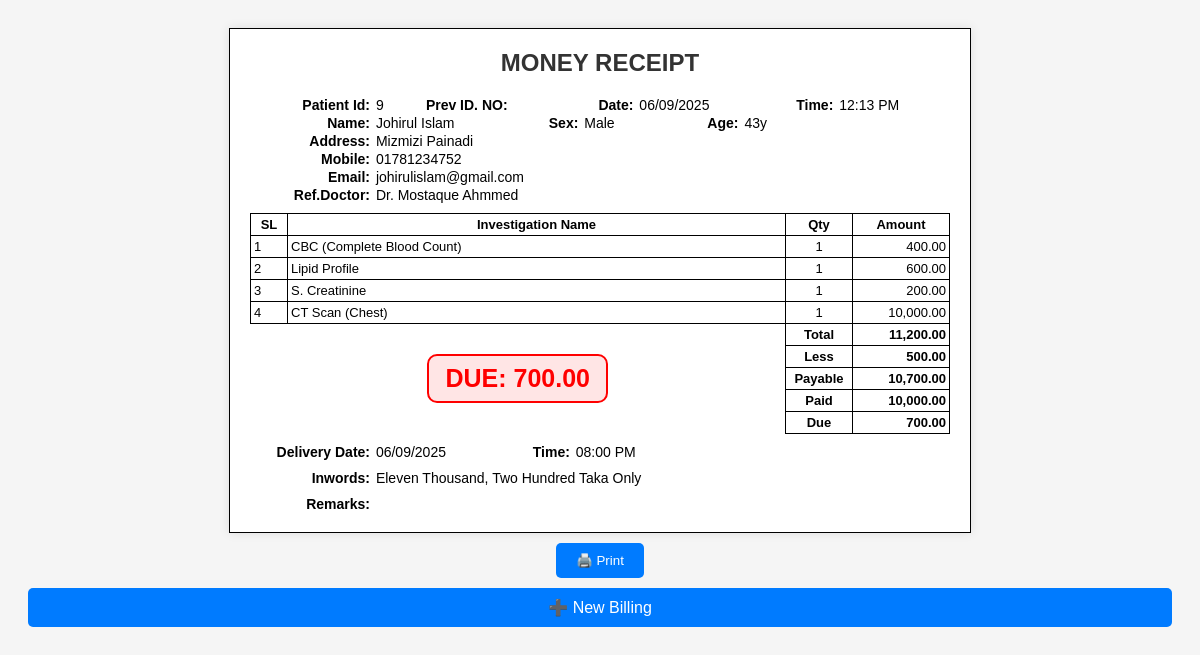
Page /receipt.php?patient_id=9 on the committed database.
### tables this page shows
CREATE TABLE patients (
        patient_id INTEGER PRIMARY KEY AUTOINCREMENT,
        old_id TEXT,
        date TEXT,
        patient_name TEXT,
        sex TEXT,
        age TEXT,
        phone TEXT,
        email TEXT,
        ref_doctors TEXT,
        ref_name TEXT,
        delivery_date TEXT,
        delivery_time TEXT,
        remarks TEXT,
        less_total REAL,
        less_percent_total REAL,
        paid REAL,
        send_sms INTEGER,
        send_email INTEGER,
        created_at TEXT,
        updated_at TEXT,
        address TEXT
    );

CREATE TABLE billing (
        id INTEGER PRIMARY KEY AUTOINCREMENT,
        patient_id INTEGER,
        service_id TEXT,
        service_name TEXT,
        price REAL,
        unit INTEGER,
        less_percent REAL,
        less REAL,
        final_price REAL,
        FOREIGN KEY (patient_id) REFERENCES patients(patient_id) ON DELETE CASCADE
    );

### receipt.php (the view, shortened to what this page needs)
<?php
include 'db_sqlite.php';
$patient_id = $_GET['patient_id'] ?? '';
$stmt = $pdo->prepare("SELECT * FROM patients WHERE patient_id = ?");
$stmt->execute([$patient_id]);
$patient = $stmt->fetch(PDO::FETCH_ASSOC);
$stmt = $pdo->prepare("SELECT * FROM billing WHERE patient_id = ?");
$stmt->execute([$patient_id]);
$services = $stmt->fetchAll(PDO::FETCH_ASSOC);
$total = 0;
foreach ($services as $s) {
    $total += $s['final_price'];
}
$less = $patient['less_total'];
$paid = $patient['paid'];
$due = ($total - $less) - $paid;
function numberToWords($number) {
    $conjunction = ' and ';
    $separator   = ', ';
    $dictionary  = array(
        0                   => 'zero',
        1                   => 'one',
        2                   => 'two',
        3                   => 'three',
        4                   => 'four',
        5                   => 'five',
        6                   => 'six',
        7                   => 'seven',
        8                   => 'eight',
        9                   => 'nine',
        10                  => 'ten',
        11                  => 'eleven',
        12                  => 'twelve',
        13                  => 'thirteen',
        14                  => 'fourteen',
        15                  => 'fifteen',
        16                  => 'sixteen',
        17                  => 'seventeen',
        18                  => 'eighteen',
        19                  => 'nineteen',
        20                  => 'twenty',
        30                  => 'thirty',
        40                  => 'forty',
        50                  => 'fifty',
        60                  => 'sixty',
        70                  => 'seventy',
        80                  => 'eighty',
        90                  => 'ninety',
        100                 => 'hundred',
        1000                => 'thousand',
        1000000             => 'million',
        1000000000          => 'billion',
        1000000000000       => 'trillion',
        1000000000000000    => 'quadrillion',
        1000000000000000000 => 'quintillion'
    );
    $string = $fraction = null;
    switch (true) {
        case $number < 21:
            $string = $dictionary[$number];
            break;
        case $number < 1000:
            $hundreds  = $number / 100;
            $remainder = $number % 100;
            $string = $dictionary[$hundreds] . ' ' . $dictionary[100];
            break;
        default:
            $baseUnit = pow(1000, floor(log($number, 1000)));
            $numBaseUnits = (int) ($number / $baseUnit);
            $remainder = $number % $baseUnit;
            $string = numberToWords($numBaseUnits) . ' ' . $dictionary[$baseUnit];
            if ($remainder) {
                $string .= $remainder < 100 ? $conjunction : $separator;
                $string .= numberToWords($remainder);
            }
            break;
    }
    return $string;
}
$totalInWords = numberToWords($total) . ' taka only';
?>
<!DOCTYPE html>
<html>
<head>
</head>
<body>
<div class="receipt" id="printArea">
  <div class="title">MONEY RECEIPT</div>
  <div class="receipt-info">
    <strong>Patient Id:</strong> <?= $patient['patient_id'] ?> <strong>Prev ID. NO:</strong> <?= $patient['old_id'] ?> <strong>Date:</strong> <?= date('d/m/Y', strtotime($patient['date'])) ?> <strong>Time:</strong> <?= date('h:i A', strtotime($patient['created_at'])) ?>
  </div>
  <div class="receipt-info">
    <strong>Name:</strong> <?= $patient['patient_name'] ?> <strong>Sex:</strong> <?= $patient['sex'] ?> <strong>Age:</strong> <?= $patient['age'] ?>
  </div>
  <div class="receipt-info">
    <strong>Address:</strong> <?= $patient['address'] ?>
  </div>
  <div class="receipt-info">
    <strong>Mobile:</strong> <?= $patient['phone'] ?>
  </div>
  <div class="receipt-info">
    <strong>Email:</strong> <?= $patient['email'] ?? 'N/A' ?>
  </div>
  <div class="receipt-info">
    <strong>Ref.Doctor:</strong> <?= $patient['ref_doctors'] ?>
  </div>
  <table>
    <thead>
      <tr>
        <th class="col-sl">SL</th>
        <th class="col-name">Investigation Name</th>
        <th class="col-qty text-center">Qty</th>
        <th class="col-amount">Amount</th>
      </tr>
    </thead>
    <tbody>
      <?php
        foreach ($services as $index => $s) {
          $lineTotal = $s['final_price'];
          echo "<tr>
                  <td class=\"col-sl\">" . ($index + 1) . "</td>
                  <td class=\"col-name\">{$s['service_name']}</td>
                  <td class=\"col-qty text-center\">{$s['unit']}</td>
                  <td class=\"col-amount text-right\">" . number_format($lineTotal, 2) . "</td>
                </tr>";
        }
      ?>
    </tbody>
    <tfoot>
      <tr>
        <td colspan="2" rowspan="5" class="empty">
          <div class="status-container">
            <?php if ($due <= 0): ?>
              <div class="paid">PAID</div>
            <?php else: ?>
              <div class="due">DUE: <?= number_format($due, 2) ?></div>
            <?php endif; ?>
          </div>
        </td>
        <td class="col-qty label">Total</td>
        <td class="col-amount amount"><?= number_format($total, 2) ?></td>
      </tr>
      <tr>
        <td class="col-qty label">Less</td>
        <td class="col-amount amount"><?= number_format($patient['less_total'], 2) ?></td>
      </tr>
      <tr>
        <td class="col-qty label">Payable</td>
        <td class="col-amount amount"><?= number_format($total - $patient['less_total'], 2) ?></td>
      </tr>
      <tr>
        <td class="col-qty label">Paid</td>
        <td class="col-amount amount"><?= number_format($patient['paid'], 2) ?></td>
      </tr>
      <tr>
        <td class="col-qty label">Due</td>
        <td class="col-amount amount"><?= number_format(($total - $patient['less_total']) - $patient['paid'], 2) ?></td>
      </tr>
    </tfoot>
  </table>
  <div class="footer-info">
    <strong>Delivery Date:</strong> <?= date('d/m/Y', strtotime($patient['delivery_date'])) ?> <strong>Time:</strong> <?= date('h:i A', strtotime($patient['delivery_time'])) ?>
  </div>
  <div class="footer-info">
    <strong>Inwords:</strong> <?= ucwords($totalInWords) ?>
  </div>
  <div class="footer-info">
    <strong>Remarks:</strong> <?= $patient['remarks'] ?>
  </div>
</div>
<button class="btn-print" onclick="window.print()">🖨️ Print</button>
<a href="bill.php" class="btn-print">➕ New Billing</a>
</body>
</html>

### receipt.php (style rules this page uses)
body { font-family: Arial, sans-serif; padding: 20px; background-color: #f5f5f5; }
.receipt { position: relative; border: 1px solid #000; padding: 20px; width: 700px; margin: auto; background-color: white; box-shadow: 0 0 10px rgba(0,0,0,0.1); }
.title { text-align: center; font-size: 24px; font-weight: bold; margin-bottom: 20px; color: #333; }
table { width: 100%; border-collapse: collapse; margin-top: 10px; table-layout: fixed; }
td, th { border: 1px solid #000; padding: 3px; font-size: 13px; }
.col-sl { width: 30px; }
.col-name { width: auto; }
.col-qty { width: 60px; }
.col-amount { width: 90px; }
.text-right { text-align: right; }
.text-center { text-align: center; }
.btn-print { margin: 10px auto; display: block; padding: 10px 20px; background-color: #007bff; color: white; border: none; border-radius: 5px; cursor: pointer; text-decoration: none; text-align: center; }
.status-container { display: flex; justify-content: center; align-items: center; height: 100%; width: 100%; }
.due { font-size: 25px; font-weight: bold; color: red; border: 2px solid red; padding: 8px 16px; display: inline-block; border-radius: 10px; background-color: rgba(255, 0, 0, 0.1); }
.receipt-info { margin-bottom: 2px; font-size: 14px; text-align: left; }
.receipt-info strong { display: inline-block; width: 120px; text-align: right; padding-right: 2px; }
.footer-info { margin-top: 10px; font-size: 14px; text-align: left; }
.footer-info strong { display: inline-block; width: 120px; text-align: right; padding-right: 2px; }
tfoot td.empty { border: none; background: transparent; }
tfoot td.label { text-align: center; font-weight: bold; }
tfoot td.amount { text-align: right; font-weight: bold; }

### rows in the picture
patients: patient_id "9", date "06/09/2025", created_at "12:13 PM", patient_name "Johirul Islam", sex "Male", age "43y", address "Mizmizi Painadi", phone "01781234752", email "johirulislam@gmail.com", ref_doctors "Dr. Mostaque Ahmmed", due "700.00", less_total "500.00", $total-$patient['less_total'] "10,700.00", paid "10,000.00", ($total - $patient['less_total']) - $patient['paid'] "700.00", delivery_date "06/09/2025", delivery_time "08:00 PM"
billing: service_name "CBC (Complete Blood Count)", unit "1", final_price "400.00"
billing: service_name "Lipid Profile", unit "1", final_price "600.00"
billing: service_name "S. Creatinine", unit "1", final_price "200.00"
billing: service_name "CT Scan (Chest)", unit "1", final_price "10,000.00"

### other values in the picture
$total "11,200.00"
$totalInWords "Eleven Thousand Taka Only"
